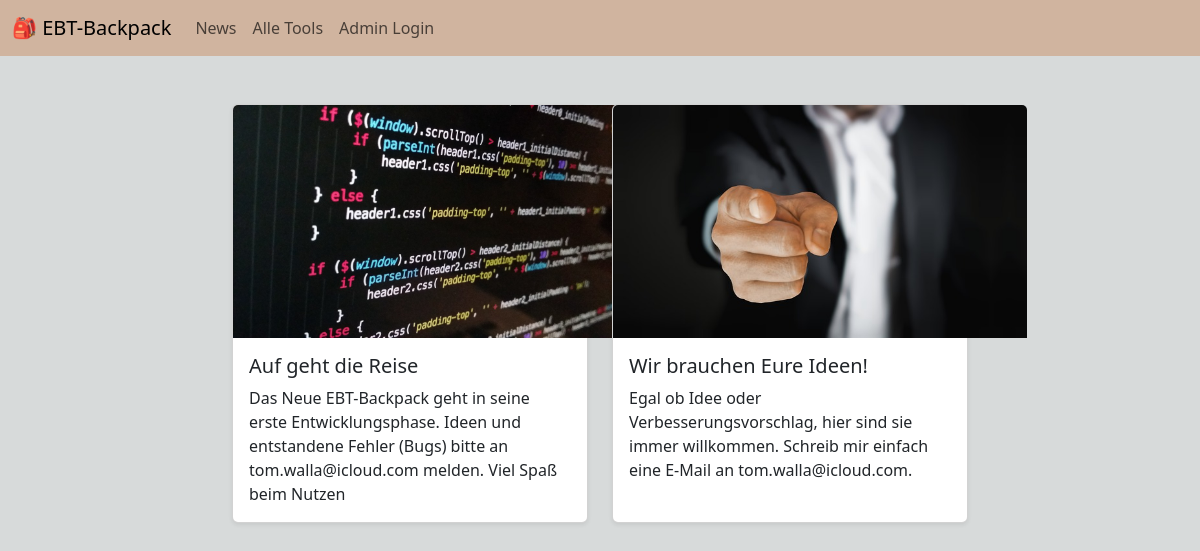
Before: / with the older database file.
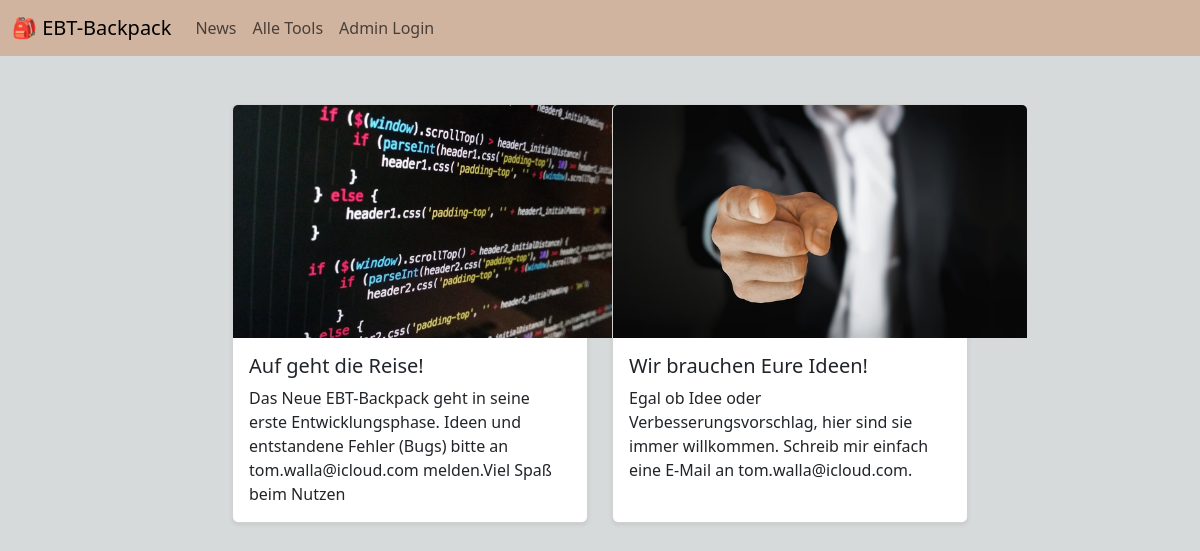
After: the same page with the newer database file.
### app.py (models this page shows)
class New_Card(db.Model):
    __tablename__ = "NewsCards"
    id = db.Column(db.Integer, primary_key=True)
    header = db.Column(db.String, unique=True, nullable=False)
    content = db.Column(db.String)
    author = db.Column(db.String)
    imagepath = db.Column(db.String)

### app.py (the view)
@app.route('/')
def news():
    news = New_Card.query.all()  # Abrufen aller News-Karten
    return render_template(
        'index.html',
        title="Home | EBT-Backpack",
        news=news
    )

### templates/index.html
{% extends 'base.html' %}
{% block content %}
<div class="container mt-5">
    <div class="row justify-content-center">
        {% for new in news %}
        <div class="col-lg-4 col-md-6 col-sm-12 d-flex align-items-stretch mb-4">
            <div class="card shadow-sm" style="width: 100%;">
                <img src="/static/IMG/{{new.imagepath}}" class="card-img-top" alt="{{new.header}}" style="height: 233px; width: 414px; ">
                <div class="card-body d-flex flex-column">
                    <h5 class="card-title">{{new.header}}</h5>
                    <p class="card-text">{{new.content}}</p>
                </div>
            </div>
        </div>
        {% endfor %}
    </div>
</div>
{% endblock content %}

### templates/base.html (shortened to what this page needs)
{% from 'bootstrap5/form.html' import render_form %}
<!DOCTYPE html>
<html lang="en">
<head>
    {{ bootstrap.load_css() }}
</head>
<body style="background-color: #d7dada; color: #201a1e;">
    <nav class="navbar navbar-expand-lg", style="background-color: #d0b49f;">
        <div class="container-fluid">
          <a class="navbar-brand" href="#">🎒 EBT-Backpack</a>
          <div class="collapse navbar-collapse" id="navbarNav">
            <ul class="navbar-nav">
              <li class="nav-item">
                <a class="nav-link" href="{{url_for('news')}}">News</a>
              </li>
              <li class="nav-item">
                <a class="nav-link" href="{{url_for('tools_complete')}}">Alle Tools</a>
              </li>
              <li class="nav-item">
                <a class="nav-link" href="{{url_for('admin_login')}}">Admin Login</a>
              </li>
            </ul>
          </div>
        </div>
      </nav>
    {% block content %}
    {% endblock content %}
</body>
</html>

Changed rows visible on the page:
changed New_Card: header "Auf geht die Reise" → "Auf geht die Reise!"; content "Das Neue EBT-Backpack geht in seine erste Entwicklungsphase. Ideen und entstandene Fehler (Bugs) bitte an tom.walla@icloud.com melden. Viel Spaß beim Nutzen" → "Das Neue EBT-Backpack geht in seine erste Entwicklungsphase. Ideen und entstandene Fehler (Bugs) bitte an tom.walla@icloud.com melden.Viel Spaß beim Nutzen"
